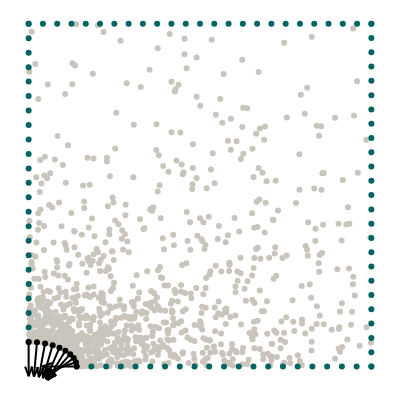

The notebook cell this image was saved under:
### Markdown cell above
## Geometry

We want to model a quarter of a plate with an elliptical hole. The domain itself is represented by collocation points, the boundaries are represented by uniformly sampled points along the perimeter.

### Code cell
import torch
from torch.optim.lr_scheduler import StepLR, ExponentialLR
import numpy as np
from scipy.stats import qmc
from plotly.express.colors import sequential
import plotly.graph_objects as go
import plotly.figure_factory as ff
from tqdm import tqdm
import matplotlib.pyplot as plt

torch.set_default_dtype(torch.float64)
from global_constants import L, R, MU, LBD, N1, N2

# Elliptical axis in x direction
Rx = 0.14
# Elliptical axis in y direction
Ry = R**2 / Rx
# Number of points for one boundary 
N = 25
# Number of collocation points
collo_number = 1000

# Number of hidden neurons
hn = 50

# Weight of PDE loss
W_PDE = 0.00001 #previous value -> 0.001
# Weight of Neumann loss
W_NEU = 0.0005 #previous value -> 0.05 
# Weight of data losses
W_STRESS = 0.0
W_DISP = 0.0


# Load reference data
data_input = torch.as_tensor(
    np.loadtxt(f"data/inputs_Rx={Rx}.csv", delimiter=","), dtype=torch.float64
)
data_output = torch.as_tensor(
    np.loadtxt(f"data/outputs_Rx={Rx}.csv", delimiter=","), dtype=torch.float64
)

# Create collocation points
points = L * qmc.LatinHypercube(d=2).random(N**4)
mask = (((points[:, 0] ** 2) / (Rx**2)) + ((points[:, 1] ** 2) / (Ry**2))) > 1
valid_points = points[mask]
density = 1 / (valid_points[:,0]**2 / Rx**2 + valid_points[:,1]**2 / Ry**2)**1
selected_points = np.random.choice(len(valid_points[:,0]), size= collo_number, replace= False,  p = density / np.sum(density))
collocation = torch.tensor(valid_points[selected_points], requires_grad=True).double()

# #additional collocation points
# border = 0.2 * L * qmc.LatinHypercube(d=2).random(N**2)
# upperRy = Ry + 0.05
# upperRx = Rx + 0.05
# bordermask = (((border[:, 0] ** 2) / (upperRx**2)) + ((border[:, 1] ** 2) / (upperRy**2))) < 1
# bordermask2 = ((((border[bordermask][:, 0] ** 2) / (Rx**2)) + ((border[bordermask][:, 1] ** 2) / (Ry**2))) > 1)
# bordermask3 = (border[bordermask][bordermask2][:, 0] <  0.20)
# #bordermask4 = (border[bordermask][bordermask2][bordermask3][:, 1] <  0.95)
# addi_collo = torch.tensor(border[bordermask][bordermask2][bordermask3], requires_grad=True).double()
# complete_collo = torch.cat((collocation, addi_collo), 0)

# Boundary points
x_top = torch.linspace(0, L, N, requires_grad=True).double()
y_top = L * torch.ones((N, 1), requires_grad=True).double()
top = torch.column_stack([x_top, y_top]).double()

NN = int(N * (L - Rx) / L)
x_bottom = torch.linspace(Rx, L, NN).double()
y_bottom = torch.zeros((NN, 1)).double()
bottom = torch.column_stack([x_bottom, y_bottom]).double()

NN = int(N * (L - Ry) / L)
x_left = torch.zeros((NN, 1)).double()
y_left = torch.linspace(Ry, L, NN).double()
left = torch.column_stack([x_left, y_left]).double()

x_right = L * torch.ones((N, 1)).double()
y_right = torch.linspace(0, L, N).double()
right = torch.column_stack([x_right, y_right]).double()

phi = np.linspace(0, 0.5 * np.pi, int(N * np.pi * Rx / L))
x_hole = torch.tensor(Rx * np.cos(phi), requires_grad=True).double()
y_hole = torch.tensor(Ry * np.sin(phi), requires_grad=True).double()
n_hole = torch.tensor(np.stack([-Ry * np.cos(phi), -Rx * np.sin(phi)]).T).double()
n_hole = n_hole / torch.linalg.norm(n_hole, axis=1)[:, None]
hole = torch.column_stack([x_hole, y_hole]).double()

# Visualize geometry
with torch.no_grad():
    mode = "markers"
    gray = dict(color="#C9C5BC")
    green = dict(color="#006561")
    black = dict(color="black")
    fig = ff.create_quiver(hole[:, 0], hole[:, 1], n_hole[:, 0], n_hole[:, 1], marker=black)
    fig.add_trace(go.Scatter(x=collocation[:, 0], y=collocation[:, 1], mode=mode, marker=gray))
    fig.add_trace(go.Scatter(x=top[:, 0], y=top[:, 1], mode=mode, marker=green))
    fig.add_trace(go.Scatter(x=bottom[:, 0], y=bottom[:, 1], mode=mode, marker=green))
    fig.add_trace(go.Scatter(x=left[:, 0], y=left[:, 1], mode=mode, marker=green))
    fig.add_trace(go.Scatter(x=right[:, 0], y=right[:, 1], mode=mode, marker=green))
    fig.add_trace(go.Scatter(x=hole[:, 0], y=hole[:, 1], mode=mode, marker=black))
    fig.layout.yaxis.scaleanchor = "x"
    fig.update_layout(
        template="none",
        width=400,
        height=400,
        margin=dict(l=0, r=0, b=0, t=0),
        showlegend=False,
    )
    fig.update_xaxes(visible=False)
    fig.update_yaxes(visible=False)
    fig.show()

### Figure 1 — Plotly figure (JSON) as saved in the notebook; plotly's stock layout.template omitted (floating-point values rounded to 4 significant figures; data arrays with more than 128 entries replaced by an {"elided": "..."} marker saying what was removed)
{"data": [{"marker": {"color": "black"}, "mode": "lines", "type": "scatter", "x": [0.14, 0.04, null, 0.1379, 0.04336, null, 0.1316, 0.05015, null, 0.1212, 0.05502, null, 0.1072, 0.05529, null, 0.08999, 0.05063, null, 0.07, 0.04174, null, 0.04788, 0.02963, null, 0.02431, 0.01535, null, 8.573e-18, 5.448e-18, null, 0.06819, 0.04, 0.06819, null, 0.06665, 0.04336, 0.07335, null, 0.06714, 0.05015, 0.07906, null, 0.066, 0.05502, 0.08138, null, 0.06117, 0.05529, 0.07871, null, 0.0523, 0.05063, 0.07116, null, 0.03987, 0.04174, 0.05955, null, 0.02468, 0.02963, 0.04486, null, 0.007657, 0.01535, 0.0281, null, -0.01026, 5.448e-18, 0.01026, null], "y": [0, 0, null, 0.0124, -0.02026, null, 0.02443, -0.03365, null, 0.03571, -0.03922, null, 0.04591, -0.03953, null, 0.05472, -0.03721, null, 0.06186, -0.03407, null, 0.06712, -0.0312, null, 0.07034, -0.02925, null, 0.07143, -0.02857, null, 0.01026, 0, -0.01026, null, -0.001355, -0.02026, -0.02075, null, -0.00892, -0.03365, -0.02563, null, -0.0113, -0.03922, -0.02489, null, -0.01011, -0.03953, -0.02077, null, -0.007258, -0.03721, -0.01533, null, -0.004125, -0.03407, -0.009923, null, -0.001608, -0.0312, -0.005355, null, -0.0002576, -0.02925, -0.002096, null, -0.0003806, -0.02857, -0.0003806, null]}, {"marker": {"color": "#C9C5BC"}, "mode": "markers", "type": "scatter", "x": {"elided": "1000 float values"}, "y": {"elided": "1000 float values"}}, {"marker": {"color": "#006561"}, "mode": "markers", "type": "scatter", "x": [0, 0.04167, 0.08333, 0.125, 0.1667, 0.2083, 0.25, 0.2917, 0.3333, 0.375, 0.4167, 0.4583, 0.5, 0.5417, 0.5833, 0.625, 0.6667, 0.7083, 0.75, 0.7917, 0.8333, 0.875, 0.9167, 0.9583, 1], "y": [1, 1, 1, 1, 1, 1, 1, 1, 1, 1, 1, 1, 1, 1, 1, 1, 1, 1, 1, 1, 1, 1, 1, 1, 1]}, {"marker": {"color": "#006561"}, "mode": "markers", "type": "scatter", "x": [0.14, 0.183, 0.226, 0.269, 0.312, 0.355, 0.398, 0.441, 0.484, 0.527, 0.57, 0.613, 0.656, 0.699, 0.742, 0.785, 0.828, 0.871, 0.914, 0.957, 1], "y": [0, 0, 0, 0, 0, 0, 0, 0, 0, 0, 0, 0, 0, 0, 0, 0, 0, 0, 0, 0, 0]}, {"marker": {"color": "#006561"}, "mode": "markers", "type": "scatter", "x": [0, 0, 0, 0, 0, 0, 0, 0, 0, 0, 0, 0, 0, 0, 0, 0, 0, 0, 0, 0, 0, 0, 0], "y": [0.07143, 0.1136, 0.1558, 0.1981, 0.2403, 0.2825, 0.3247, 0.3669, 0.4091, 0.4513, 0.4935, 0.5357, 0.5779, 0.6201, 0.6623, 0.7045, 0.7468, 0.789, 0.8312, 0.8734, 0.9156, 0.9578, 1]}, {"marker": {"color": "#006561"}, "mode": "markers", "type": "scatter", "x": [1, 1, 1, 1, 1, 1, 1, 1, 1, 1, 1, 1, 1, 1, 1, 1, 1, 1, 1, 1, 1, 1, 1, 1, 1], "y": [0, 0.04167, 0.08333, 0.125, 0.1667, 0.2083, 0.25, 0.2917, 0.3333, 0.375, 0.4167, 0.4583, 0.5, 0.5417, 0.5833, 0.625, 0.6667, 0.7083, 0.75, 0.7917, 0.8333, 0.875, 0.9167, 0.9583, 1]}, {"marker": {"color": "black"}, "mode": "markers", "type": "scatter", "x": [0.14, 0.1379, 0.1316, 0.1212, 0.1072, 0.08999, 0.07, 0.04788, 0.02431, 8.573e-18], "y": [0, 0.0124, 0.02443, 0.03571, 0.04591, 0.05472, 0.06186, 0.06712, 0.07034, 0.07143]}], "layout": {"height": 400, "hovermode": "closest", "margin": {"b": 0, "l": 0, "r": 0, "t": 0}, "showlegend": false, "width": 400, "xaxis": {"visible": false}, "yaxis": {"scaleanchor": "x", "visible": false}}}
